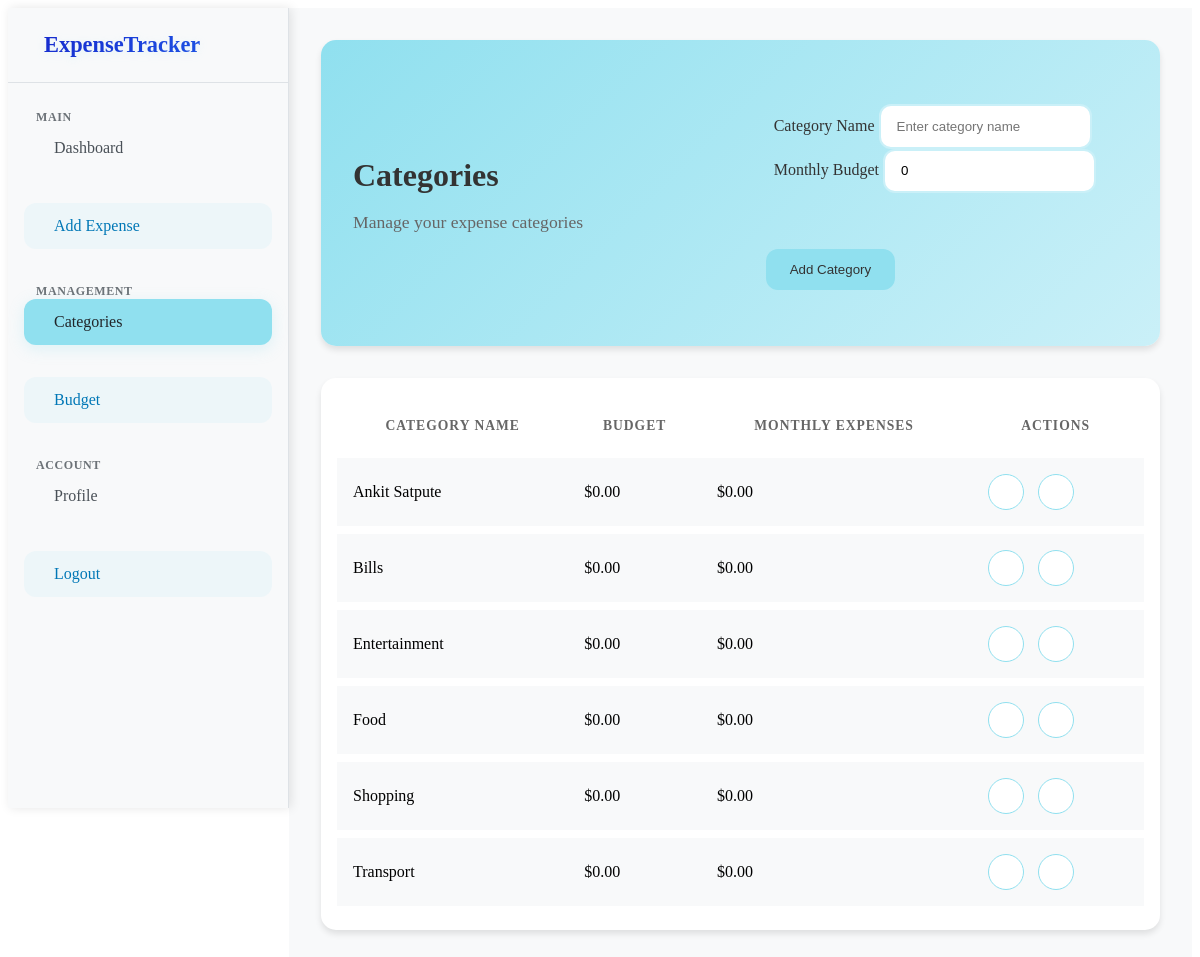
The app's page /categories/ (signed in), older data.
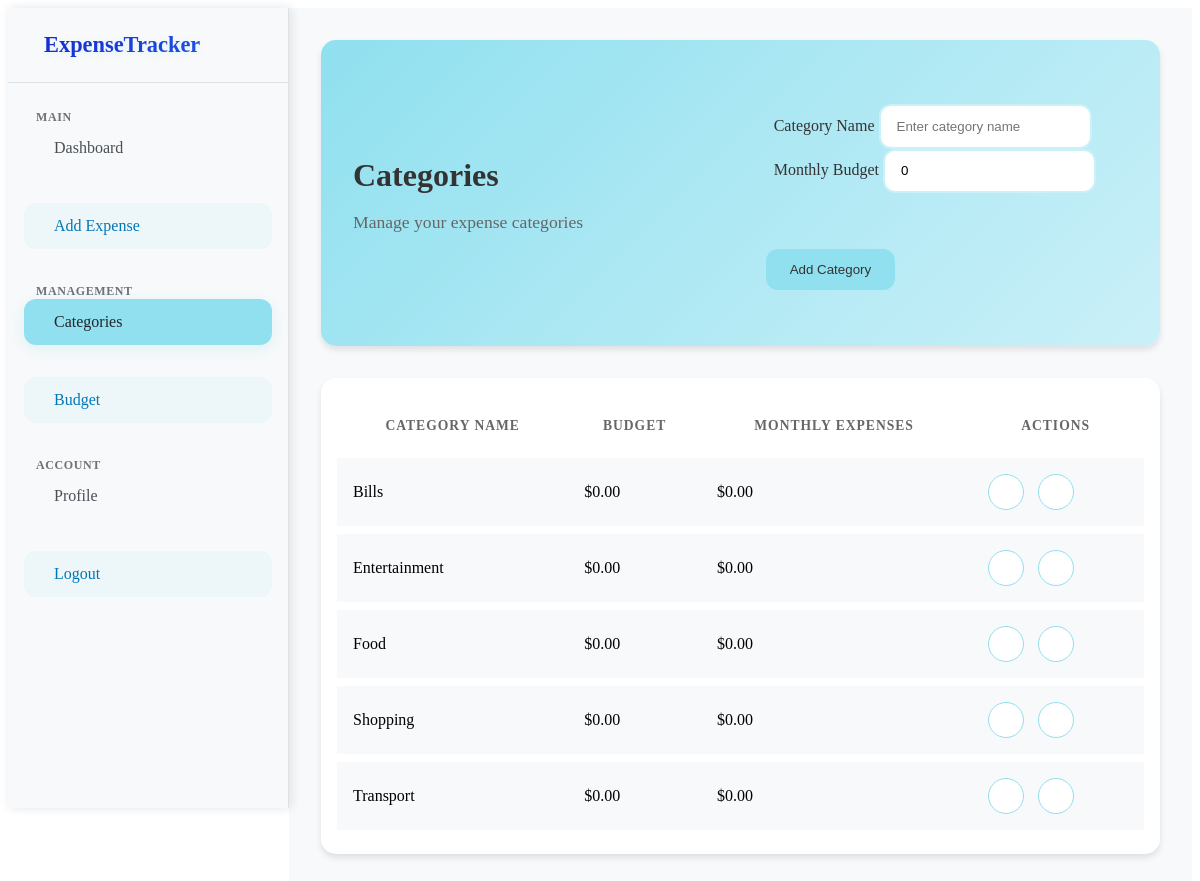
The same page, newer data.
### Expenses/models.py (models this page shows, shortened)
class Category(models.Model):
    name = models.CharField(max_length=100)
    user = models.ForeignKey(User, on_delete=models.CASCADE)
    budget = models.DecimalField(
        max_digits=10,
        decimal_places=2,
        validators=[MinValueValidator(0)],
        default=0
    )
    class Meta:
        verbose_name_plural = 'Categories'
        unique_together = ['name', 'user']
    def get_monthly_expenses(self):
        start_date = timezone.now().replace(day=1)
        return self.expense_set.filter(
            date__gte=start_date
        ).aggregate(Sum('amount'))['amount__sum'] or 0

### Expenses/views.py (the view)
# urls.py: path('categories/', views.category_list, name='categories'),
@login_required(login_url='login')
def category_list(request):
    if request.method == 'POST':
        form = CategoryForm(request.POST)
        if form.is_valid():
            category = form.save(commit=False)
            category.user = request.user
            category.save()
            messages.success(request, 'Category added successfully!')
            return redirect('categories')
    else:
        form = CategoryForm()
    categories = Category.objects.filter(user=request.user).order_by('name')
    return render(request, 'expenses/categories.html', {
        'categories': categories,
        'form': form
    })

### Expenses/forms.py
class CategoryForm(forms.ModelForm):
    class Meta:
        model = Category
        fields = ['name', 'budget']
        widgets = {
            'name': forms.TextInput(attrs={
                'class': 'form-control',
                'placeholder': 'Enter category name'
            }),
            'budget': forms.NumberInput(attrs={
                'class': 'form-control',
                'placeholder': 'Enter monthly budget'
            })
        }
    def __init__(self, *args, **kwargs):
        super().__init__(*args, **kwargs)
        for field in self.fields:
            self.fields[field].widget.attrs['class'] = 'form-control'

### Expenses/templates/expenses/categories.html (shortened to what this page needs)
{% extends 'base.html' %}
{% load static %}
{% block css_files %}
<link rel="stylesheet" href="{% static 'css/categories.css' %}">
{% endblock %}
{% block content %}
<div class="dashboard-container">
    {% include 'partials/sidebar.html' %}
    <main class="main-content">
        <div class="dashboard-header">
            <div class="welcome-section">
                <h1>Categories</h1>
                <p>Manage your expense categories</p>
            </div>
            <form method="post">
                <div class="modal-body">
                    <div class="mb-3">
                        <label for="{{ form.name.id_for_label }}" class="form-label">Category Name</label>
                        {{ form.name }}
                    </div>
                    <div class="mb-3">
                        <label for="{{ form.budget.id_for_label }}" class="form-label">Monthly Budget</label>
                        {{ form.budget }}
                    </div>
                </div>
                <div class="modal-footer">
                    <button type="submit" class="btn btn-primary">Add Category</button>
                </div>
            </form>
        </div>
        <div class="card">
            <div class="card-body">
                <div class="table-responsive">
                    <table class="table">
                        <thead>
                            <tr>
                                <th>Category Name</th>
                                <th>Budget</th>
                                <th>Monthly Expenses</th>
                                <th>Actions</th>
                            </tr>
                        </thead>
                        <tbody>
                            {% for category in categories %}
                            <tr data-category-id="{{ category.id }}">
                                <td>
                                    <span class="category-name">{{ category.name }}</span>
                                </td>
                                <td>
                                    <span class="category-budget">${{ category.budget|floatformat:2 }}</span>
                                </td>
                                <td>${{ category.get_monthly_expenses|floatformat:2 }}</td>
                                <td>
                                    <button class="btn btn-icon edit-category" data-category-id="{{ category.id }}" title="Edit">
                                    </button>
                                    <button class="btn btn-icon delete-category" data-category-id="{{ category.id }}" title="Delete">
                                    </button>
                                </td>
                            </tr>
                            {% empty %}
                            <tr>
                                <td colspan="4" class="text-center">No categories found</td>
                            </tr>
                            {% endfor %}
                        </tbody>
                    </table>
                </div>
            </div>
        </div>
    </main>
</div>
{% endblock %}

Row changes from the older to the newer data that the page shows:
removed Category: name "Ankit Satpute", budget "0.00", get_monthly_expenses "0.00"
